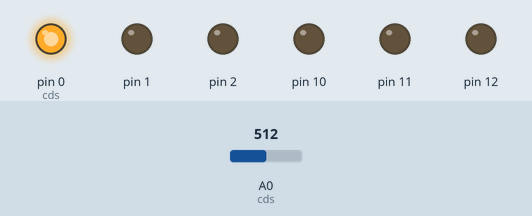
The sketch below on a simulated Arduino Uno, built with avr-gcc and run on an emulated ATmega328P. Shown: output pins drawn as LEDs (lit = HIGH). Inputs (shaded band) come from the test bench; at power-on: A0 (cds) = 512.

Above: at 1.2 s.
1.3 s: A0 (cds) set to 532
At 2.0 s:
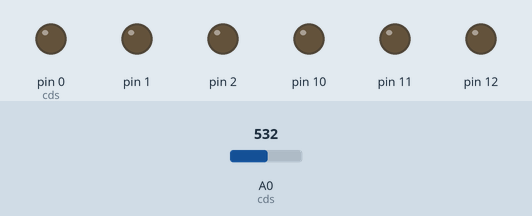
2.8 s: A0 (cds) set to 511
At 3.2 s:
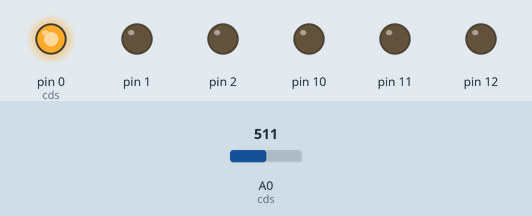
4.3 s: A0 (cds) set to 716
At 5.7 s:
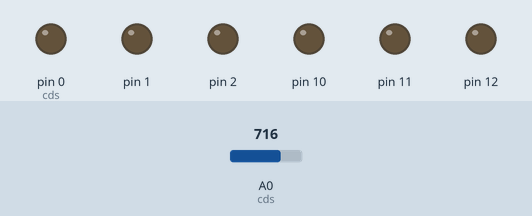
Timing chart, 0 to 7.3 s (numbered marks = the images above; inputs shaded):
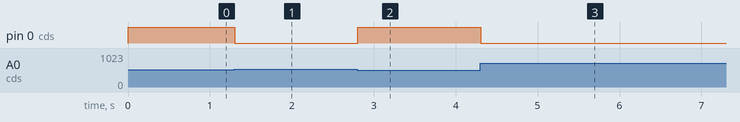

Measured:
- the behaviour switches between 513 and 514 on A0 (cds) (found by bisection; images 0 and 1)
- after the input at 1.3 s, pin 0 (cds): HIGH → LOW at once
- after the input at 2.8 s, pin 0 (cds): LOW → HIGH at once
- after the input at 4.3 s, pin 0 (cds): HIGH → LOW at once

The sketch:

sketch_apr07a.ino
```cpp
int cds = 0;
void setup () {
  pinMode (0, OUTPUT);
  pinMode (1, OUTPUT);
  pinMode (2, OUTPUT);
  pinMode (10, OUTPUT);
  pinMode (11, OUTPUT);
  pinMode (12, OUTPUT);

}
void loop () {
  int lightLevel = analogRead(cds);
  lightLevel = map(lightLevel, 0, 1023, 0, 255);
  analogWrite(0, 255 - lightLevel);
  delay(100);
}
```
